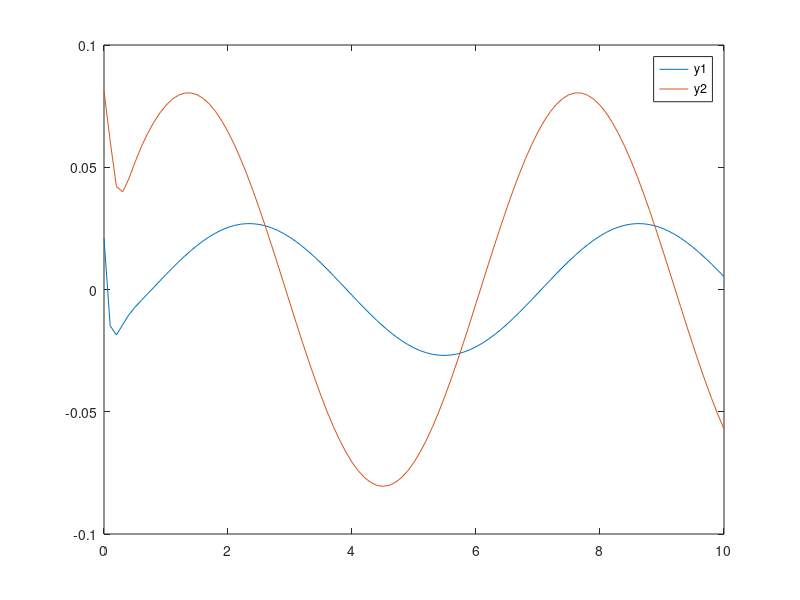

Write the MATLAB code that produced this figure.
% Set-up
M = [-10 -10; 40 -10];
timeint = [0,10];
f=@(t,y) M*y + g(t);
g=@(t) [sin(t); cos(t)];
y0 = [5210/249401; 20259/249401];

%changeable set-ups
N = 100;
h = diff(timeint)/N;
t = linspace(timeint(1),timeint(2),N+1);
y = zeros(2, N+1);
y(:, 1) = y0;

%Making y-vector
for n = 1:N
    y(:, n+1) = (eye(2)-h*M)^(-1)*(y(:,n)+h*g(t(n+1)));
end

%plots
plot(t,y)
legend('y1','y2')